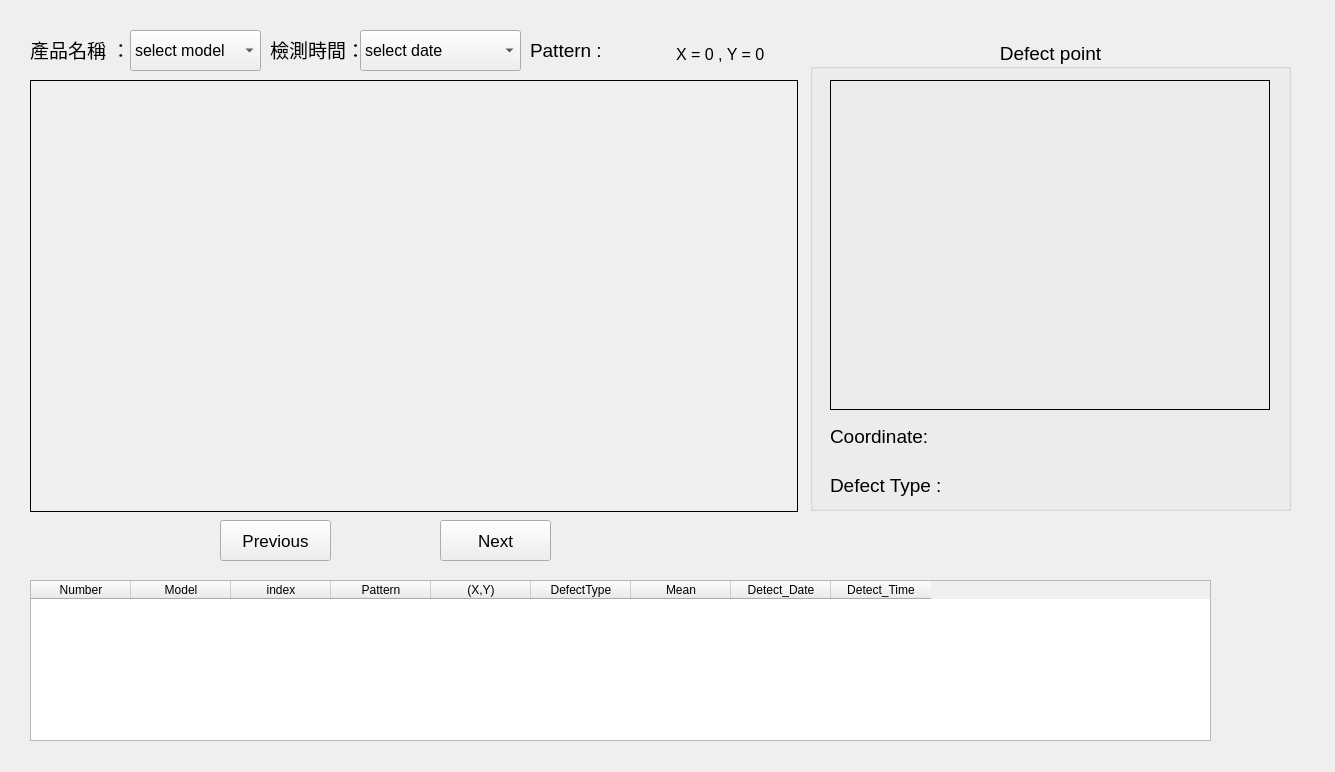
     <widget class="QWidget" name="tab_2">
      <attribute name="title">
       <string>defect viewer</string>
      </attribute>
      <widget class="QPushButton" name="puB_pre">
       <property name="geometry">
        <rect>
         <x>220</x>
         <y>520</y>
         <width>111</width>
         <height>41</height>
        </rect>
       </property>
       <property name="font">
        <font>
         <pointsize>13</pointsize>
        </font>
       </property>
       <property name="text">
        <string>Previous</string>
       </property>
      </widget>
      <widget class="my_qlabel" name="lbl_pic">
       <property name="geometry">
        <rect>
         <x>30</x>
         <y>80</y>
         <width>768</width>
         <height>432</height>
        </rect>
       </property>
       <property name="cursor">
        <cursorShape>ArrowCursor</cursorShape>
       </property>
       <property name="mouseTracking">
        <bool>true</bool>
       </property>
       <property name="frameShape">
        <enum>QFrame::Box</enum>
       </property>
       <property name="frameShadow">
        <enum>QFrame::Plain</enum>
       </property>
       <property name="text">
        <string/>
       </property>
       <property name="scaledContents">
        <bool>true</bool>
       </property>
      </widget>
      <widget class="QPushButton" name="puB_next">
       <property name="geometry">
        <rect>
         <x>440</x>
         <y>520</y>
         <width>111</width>
         <height>41</height>
        </rect>
       </property>
       <property name="font">
        <font>
         <pointsize>13</pointsize>
        </font>
       </property>
       <property name="text">
        <string>Next</string>
       </property>
      </widget>
      <widget class="QGroupBox" name="groupBox_7">
       <property name="geometry">
        <rect>
         <x>810</x>
         <y>40</y>
         <width>481</width>
         <height>471</height>
        </rect>
       </property>
       <property name="font">
        <font>
         <pointsize>14</pointsize>
        </font>
       </property>
       <property name="title">
        <string>Defect point</string>
       </property>
       <property name="alignment">
        <set>Qt::AlignCenter</set>
       </property>
       <widget class="QLabel" name="lbl_pic2">
        <property name="geometry">
         <rect>
          <x>20</x>
          <y>40</y>
          <width>440</width>
          <height>330</height>
         </rect>
        </property>
        <property name="font">
         <font>
          <pointsize>17</pointsize>
         </font>
        </property>
        <property name="cursor">
         <cursorShape>CrossCursor</cursorShape>
        </property>
        <property name="mouseTracking">
         <bool>false</bool>
        </property>
        <property name="frameShape">
         <enum>QFrame::Box</enum>
        </property>
        <property name="frameShadow">
         <enum>QFrame::Plain</enum>
        </property>
        <property name="text">
         <string/>
        </property>
        <property name="scaledContents">
         <bool>true</bool>
        </property>
       </widget>
       <widget class="QLabel" name="lbl_DFcoodinate">
        <property name="geometry">
         <rect>
          <x>130</x>
          <y>370</y>
          <width>299</width>
          <height>52</height>
         </rect>
        </property>
        <property name="font">
         <font>
          <pointsize>14</pointsize>
         </font>
        </property>
        <property name="text">
         <string/>
        </property>
       </widget>
       <widget class="QLabel" name="lbl_DFtype">
        <property name="geometry">
         <rect>
          <x>140</x>
          <y>420</y>
          <width>299</width>
          <height>51</height>
         </rect>
        </property>
        <property name="font">
         <font>
          <pointsize>14</pointsize>
         </font>
        </property>
        <property name="text">
         <string/>
        </property>
       </widget>
       <widget class="QLabel" name="label_12">
        <property name="geometry">
         <rect>
          <x>20</x>
          <y>370</y>
          <width>111</width>
          <height>52</height>
         </rect>
        </property>
        <property name="font">
         <font>
          <pointsize>14</pointsize>
         </font>
        </property>
        <property name="text">
         <string>Coordinate:</string>
        </property>
       </widget>
       <widget class="QLabel" name="label_11">
        <property name="geometry">
         <rect>
          <x>20</x>
          <y>420</y>
          <width>121</width>
          <height>51</height>
         </rect>
        </property>
        <property name="font">
         <font>
          <pointsize>14</pointsize>
         </font>
        </property>
        <property name="text">
         <string>Defect Type :</string>
        </property>
       </widget>
      </widget>
      <widget class="QTableWidget" name="table_defectlist">
       <property name="geometry">
        <rect>
         <x>30</x>
         <y>580</y>
         <width>1181</width>
         <height>161</height>
        </rect>
       </property>
       <property name="editTriggers">
        <set>QAbstractItemView::NoEditTriggers</set>
       </property>
       <property name="selectionBehavior">
        <enum>QAbstractItemView::SelectRows</enum>
       </property>
       <column>
        <property name="text">
         <string>Number</string>
        </property>
       </column>
       <column>
        <property name="text">
         <string>Model</string>
        </property>
       </column>
       <column>
        <property name="text">
         <string>index</string>
        </property>
       </column>
       <column>
        <property name="text">
         <string>Pattern</string>
        </property>
       </column>
       <column>
        <property name="text">
         <string>(X,Y)</string>
        </property>
       </column>
       <column>
        <property name="text">
         <string>DefectType</string>
        </property>
       </column>
       <column>
        <property name="text">
         <string>Mean</string>
        </property>
       </column>
       <column>
        <property name="text">
         <string>Detect_Date</string>
        </property>
       </column>
       <column>
        <property name="text">
         <string>Detect_Time</string>
        </property>
       </column>
      </widget>
      <widget class="QComboBox" name="comboBox_model">
       <property name="geometry">
        <rect>
         <x>130</x>
         <y>30</y>
         <width>131</width>
         <height>41</height>
        </rect>
       </property>
       <property name="font">
        <font>
         <pointsize>12</pointsize>
        </font>
       </property>
       <property name="currentText">
        <string>select model</string>
       </property>
       <item>
        <property name="text">
         <string>select model</string>
        </property>
       </item>
      </widget>
      <widget class="QLabel" name="lbl_pattern_2">
       <property name="geometry">
        <rect>
         <x>30</x>
         <y>35</y>
         <width>100</width>
         <height>29</height>
        </rect>
       </property>
       <property name="font">
        <font>
         <pointsize>14</pointsize>
        </font>
       </property>
       <property name="text">
        <string>產品名稱 ：</string>
       </property>
      </widget>
      <widget class="QLabel" name="lbl_Pos">
       <property name="geometry">
        <rect>
         <x>676</x>
         <y>39</y>
         <width>121</width>
         <height>31</height>
        </rect>
       </property>
       <property name="font">
        <font>
         <pointsize>12</pointsize>
        </font>
       </property>
       <property name="text">
        <string>X = 0 , Y = 0 </string>
       </property>
      </widget>
      <widget class="QLabel" name="lbl_pattern">
       <property name="geometry">
        <rect>
         <x>530</x>
         <y>35</y>
         <width>171</width>
         <height>31</height>
        </rect>
       </property>
       <property name="font">
        <font>
         <pointsize>14</pointsize>
        </font>
       </property>
       <property name="text">
        <string>Pattern :</string>
       </property>
      </widget>
      <widget class="QComboBox" name="comboBox_date">
       <property name="geometry">
        <rect>
         <x>360</x>
         <y>30</y>
         <width>161</width>
         <height>41</height>
        </rect>
       </property>
       <property name="font">
        <font>
         <pointsize>12</pointsize>
        </font>
       </property>
       <property name="currentText">
        <string>select date</string>
       </property>
       <item>
        <property name="text">
         <string>select date</string>
        </property>
       </item>
      </widget>
      <widget class="QLabel" name="lbl_pattern_3">
       <property name="geometry">
        <rect>
         <x>270</x>
         <y>35</y>
         <width>100</width>
         <height>29</height>
        </rect>
       </property>
       <property name="font">
        <font>
         <pointsize>14</pointsize>
        </font>
       </property>
       <property name="text">
        <string>檢測時間：</string>
       </property>
      </widget>
      <widget class="QLabel" name="lbl_logo_2">
       <property name="geometry">
        <rect>
         <x>1260</x>
         <y>740</y>
         <width>66</width>
         <height>23</height>
        </rect>
       </property>
       <property name="autoFillBackground">
        <bool>true</bool>
       </property>
       <property name="styleSheet">
        <string notr="true"/>
       </property>
       <property name="text">
        <string/>
       </property>
       <property name="scaledContents">
        <bool>true</bool>
       </property>
      </widget>
     </widget>
